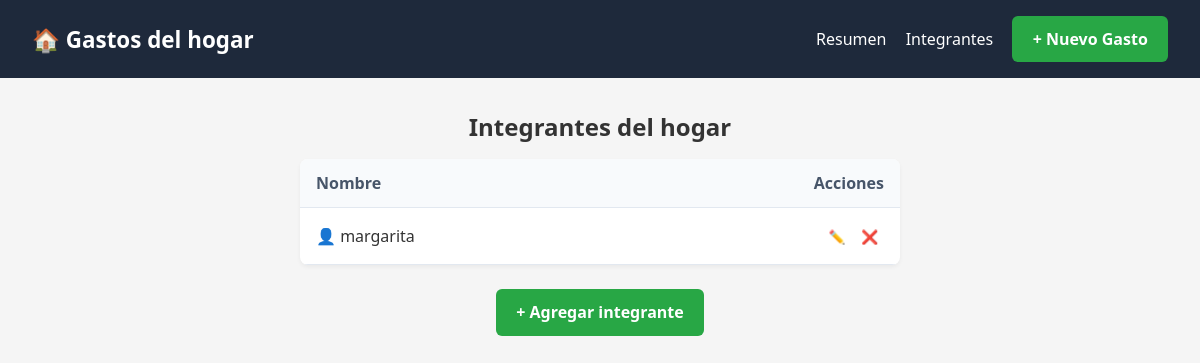
The app's page /integrantes, older data.
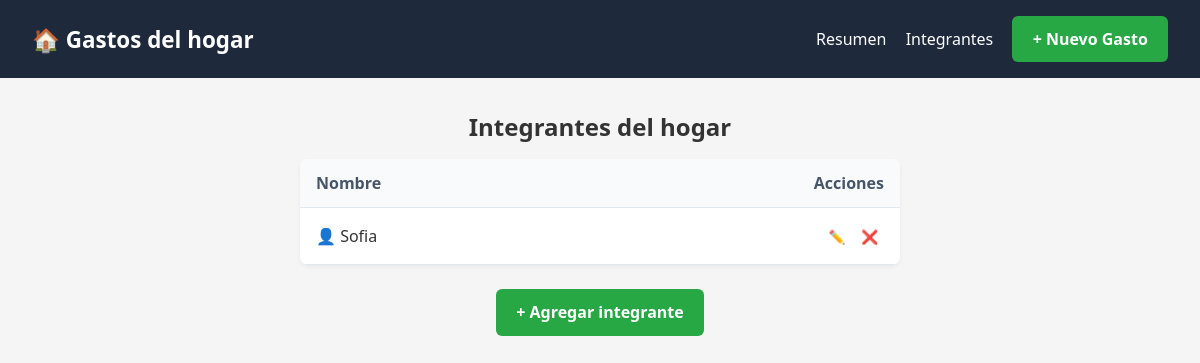
The same page, newer data.
### tables this page shows
CREATE TABLE integrantes (
    id INTEGER PRIMARY KEY AUTOINCREMENT,
    nombre TEXT NOT NULL,
    activo INTEGER DEFAULT 1
);

### controllers/integrante_controller.py (the view)
@integrante_bp.route('/integrantes', methods=['GET'])
def gestionar_integrantes():
    integrantes = IntegranteModel.obtener_integrantes()
    return render_template('integrantes.html', integrantes=integrantes)

### db.py (called while the page is built)
def get_connection():
    conexion = sqlite3.connect(DB_PATH)
    conexion.execute("PRAGMA foreign_keys = ON")
    conexion.row_factory = sqlite3.Row
    return conexion

@contextmanager
def conexion_db():
    conexion = get_connection()
    try:
        yield conexion
    finally:
        conexion.close()

### models/integrante_model.py (called while the page is built)
    @staticmethod
    def obtener_integrantes():
        with conexion_db() as conexion:
            return conexion.execute("SELECT * FROM integrantes WHERE activo = 1").fetchall()

### templates/integrantes.html
{%extends "base.html"%}
{%block content%}
<h2>Integrantes del hogar</h2>
<div class="table-container" style="max-width: 600px; margin: 0 auto;">
    <table class="table">
        <thead>
            <tr>
                <th>Nombre</th>
                <th style="text-align: right;">Acciones</th>
            </tr>
        </thead>
        <tbody>
            {%for i in integrantes%}
            <tr>
                <td>👤 {{i.nombre}}</td>
                <td style="text-align: right;">
                    <a href="{{url_for('integrante_bp.editar_integrante', id=i.id)}}" class="btn-list">✏️</a>
                    <form action="{{url_for('integrante_bp.eliminar_integrante', id=i.id)}}" method="POST" style="display:inline;">
                        <button type="submit" class="btn-list" onclick="return confirm('¿Seguro deseas eliminar este integrante?');">❌</button>
                    </form>
                </td>
            </tr>
            {%else%}
            <tr>
                <td>No hay integrantes activos.</td>
            </tr>
            {%endfor%}
        </tbody>
    </table>
    <div style="margin-top: 1.5rem; text-align: center;">
        <a href="{{url_for('integrante_bp.agregar_integrante')}}" class="btn btn-primary">+ Agregar integrante</a>
    </div>
</div>
{%endblock%}

Row changes from the older to the newer data that the page shows:
removed integrantes: nombre "margarita"
now on this page (row edited): integrantes: nombre "Sofia"
